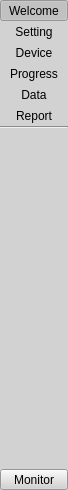
<?xml version="1.0" encoding="UTF-8"?>
<ui version="4.0">
 <class>FormModuleTab</class>
 <widget class="QWidget" name="FormModuleTab">
  <property name="geometry">
   <rect>
    <x>0</x>
    <y>0</y>
    <width>68</width>
    <height>490</height>
   </rect>
  </property>
  <property name="windowTitle">
   <string>Form</string>
  </property>
  <property name="styleSheet">
   <string notr="true">background-color: rgb(210,210,210)</string>
  </property>
  <layout class="QVBoxLayout" name="verticalLayout">
   <property name="spacing">
    <number>0</number>
   </property>
   <property name="leftMargin">
    <number>0</number>
   </property>
   <property name="topMargin">
    <number>0</number>
   </property>
   <property name="rightMargin">
    <number>0</number>
   </property>
   <property name="bottomMargin">
    <number>0</number>
   </property>
   <item>
    <widget class="QToolButton" name="toolButton_Welcome">
     <property name="sizePolicy">
      <sizepolicy hsizetype="Preferred" vsizetype="Fixed">
       <horstretch>0</horstretch>
       <verstretch>0</verstretch>
      </sizepolicy>
     </property>
     <property name="text">
      <string>Welcome</string>
     </property>
     <property name="icon">
      <iconset resource="toptest.qrc">
       <normaloff>:/img/welcome</normaloff>:/img/welcome</iconset>
     </property>
     <property name="iconSize">
      <size>
       <width>40</width>
       <height>40</height>
      </size>
     </property>
     <property name="checkable">
      <bool>true</bool>
     </property>
     <property name="checked">
      <bool>true</bool>
     </property>
     <property name="autoExclusive">
      <bool>true</bool>
     </property>
     <property name="toolButtonStyle">
      <enum>Qt::ToolButtonTextUnderIcon</enum>
     </property>
     <property name="autoRaise">
      <bool>true</bool>
     </property>
    </widget>
   </item>
   <item>
    <widget class="QToolButton" name="toolButton_Setting">
     <property name="sizePolicy">
      <sizepolicy hsizetype="Preferred" vsizetype="Fixed">
       <horstretch>0</horstretch>
       <verstretch>0</verstretch>
      </sizepolicy>
     </property>
     <property name="text">
      <string>Setting</string>
     </property>
     <property name="icon">
      <iconset resource="toptest.qrc">
       <normaloff>:/img/setting</normaloff>:/img/setting</iconset>
     </property>
     <property name="iconSize">
      <size>
       <width>40</width>
       <height>40</height>
      </size>
     </property>
     <property name="checkable">
      <bool>true</bool>
     </property>
     <property name="autoExclusive">
      <bool>true</bool>
     </property>
     <property name="toolButtonStyle">
      <enum>Qt::ToolButtonTextUnderIcon</enum>
     </property>
     <property name="autoRaise">
      <bool>true</bool>
     </property>
    </widget>
   </item>
   <item>
    <widget class="QToolButton" name="toolButton_Device">
     <property name="sizePolicy">
      <sizepolicy hsizetype="Preferred" vsizetype="Fixed">
       <horstretch>0</horstretch>
       <verstretch>0</verstretch>
      </sizepolicy>
     </property>
     <property name="text">
      <string>Device</string>
     </property>
     <property name="icon">
      <iconset resource="toptest.qrc">
       <normaloff>:/img/device</normaloff>:/img/device</iconset>
     </property>
     <property name="iconSize">
      <size>
       <width>40</width>
       <height>40</height>
      </size>
     </property>
     <property name="checkable">
      <bool>true</bool>
     </property>
     <property name="autoExclusive">
      <bool>true</bool>
     </property>
     <property name="toolButtonStyle">
      <enum>Qt::ToolButtonTextUnderIcon</enum>
     </property>
     <property name="autoRaise">
      <bool>true</bool>
     </property>
    </widget>
   </item>
   <item>
    <widget class="QToolButton" name="toolButton_Progress">
     <property name="sizePolicy">
      <sizepolicy hsizetype="Preferred" vsizetype="Fixed">
       <horstretch>0</horstretch>
       <verstretch>0</verstretch>
      </sizepolicy>
     </property>
     <property name="text">
      <string>Progress</string>
     </property>
     <property name="icon">
      <iconset resource="toptest.qrc">
       <normaloff>:/img/progress.png</normaloff>:/img/progress.png</iconset>
     </property>
     <property name="iconSize">
      <size>
       <width>40</width>
       <height>40</height>
      </size>
     </property>
     <property name="checkable">
      <bool>true</bool>
     </property>
     <property name="autoExclusive">
      <bool>true</bool>
     </property>
     <property name="toolButtonStyle">
      <enum>Qt::ToolButtonTextUnderIcon</enum>
     </property>
     <property name="autoRaise">
      <bool>true</bool>
     </property>
    </widget>
   </item>
   <item>
    <widget class="QToolButton" name="toolButton_Data">
     <property name="sizePolicy">
      <sizepolicy hsizetype="Preferred" vsizetype="Fixed">
       <horstretch>0</horstretch>
       <verstretch>0</verstretch>
      </sizepolicy>
     </property>
     <property name="text">
      <string>Data</string>
     </property>
     <property name="icon">
      <iconset resource="toptest.qrc">
       <normaloff>:/img/chart2.png</normaloff>:/img/chart2.png</iconset>
     </property>
     <property name="iconSize">
      <size>
       <width>40</width>
       <height>40</height>
      </size>
     </property>
     <property name="checkable">
      <bool>true</bool>
     </property>
     <property name="autoExclusive">
      <bool>true</bool>
     </property>
     <property name="toolButtonStyle">
      <enum>Qt::ToolButtonTextUnderIcon</enum>
     </property>
     <property name="autoRaise">
      <bool>true</bool>
     </property>
    </widget>
   </item>
   <item>
    <widget class="QToolButton" name="toolButton_Report">
     <property name="sizePolicy">
      <sizepolicy hsizetype="Preferred" vsizetype="Fixed">
       <horstretch>0</horstretch>
       <verstretch>0</verstretch>
      </sizepolicy>
     </property>
     <property name="text">
      <string>Report</string>
     </property>
     <property name="icon">
      <iconset resource="toptest.qrc">
       <normaloff>:/img/paper3</normaloff>:/img/paper3</iconset>
     </property>
     <property name="iconSize">
      <size>
       <width>40</width>
       <height>40</height>
      </size>
     </property>
     <property name="checkable">
      <bool>true</bool>
     </property>
     <property name="autoExclusive">
      <bool>true</bool>
     </property>
     <property name="toolButtonStyle">
      <enum>Qt::ToolButtonTextUnderIcon</enum>
     </property>
     <property name="autoRaise">
      <bool>true</bool>
     </property>
    </widget>
   </item>
   <item>
    <widget class="Line" name="line">
     <property name="orientation">
      <enum>Qt::Horizontal</enum>
     </property>
    </widget>
   </item>
   <item>
    <spacer name="verticalSpacer">
     <property name="orientation">
      <enum>Qt::Vertical</enum>
     </property>
     <property name="sizeHint" stdset="0">
      <size>
       <width>20</width>
       <height>40</height>
      </size>
     </property>
    </spacer>
   </item>
   <item>
    <widget class="QToolButton" name="toolButton_Monitor">
     <property name="sizePolicy">
      <sizepolicy hsizetype="Preferred" vsizetype="Fixed">
       <horstretch>0</horstretch>
       <verstretch>0</verstretch>
      </sizepolicy>
     </property>
     <property name="text">
      <string>Monitor</string>
     </property>
     <property name="icon">
      <iconset resource="toptest.qrc">
       <normaloff>:/img/monitor</normaloff>:/img/monitor</iconset>
     </property>
     <property name="iconSize">
      <size>
       <width>40</width>
       <height>40</height>
      </size>
     </property>
     <property name="checkable">
      <bool>false</bool>
     </property>
     <property name="autoExclusive">
      <bool>false</bool>
     </property>
     <property name="toolButtonStyle">
      <enum>Qt::ToolButtonTextUnderIcon</enum>
     </property>
     <property name="autoRaise">
      <bool>false</bool>
     </property>
    </widget>
   </item>
  </layout>
 </widget>
 <resources>
  <include location="toptest.qrc"/>
 </resources>
 <connections/>
</ui>
